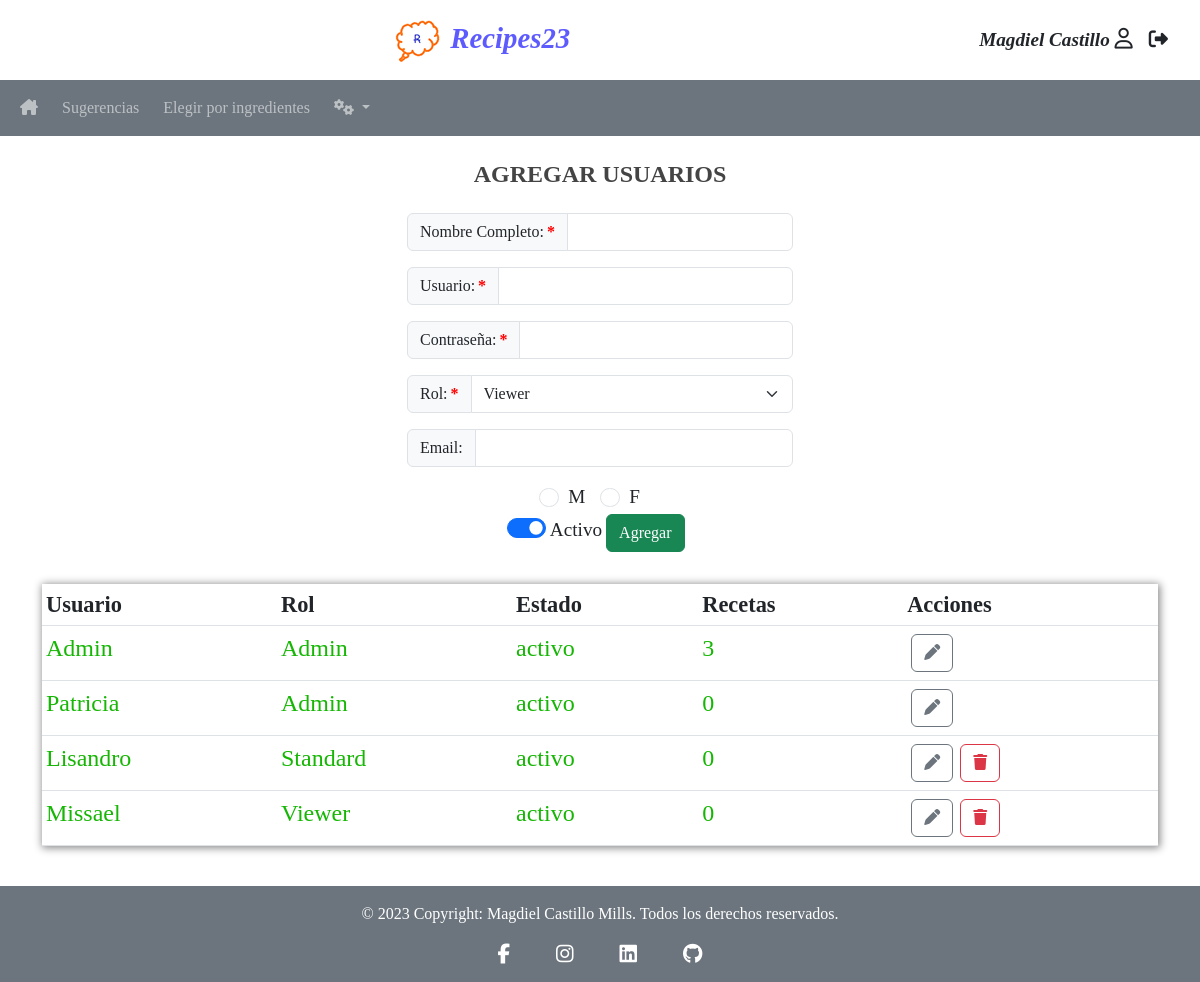
Screenshot of /views/add-users.php (signed in) with the database file from the repository.
### tables this page shows
CREATE TABLE `users` (
  `userid` int NOT NULL AUTO_INCREMENT,
  `username` varchar(30) NOT NULL UNIQUE,
  `fullname` varchar(50) NOT NULL,  
  `password` varchar(255) NOT NULL,
  `type` varchar(15) NOT NULL,
  `email`  varchar(70),
  `state` boolean not null,
  `reportsto` int,
  `sex` char(1) not null,
  `created_at` timestamp default current_timestamp,
  `updated_at` timestamp default current_timestamp,
  PRIMARY KEY (`userid`),
  CHECK (`sex` in ("M","F")),
  CONSTRAINT `fk_users_type`  FOREIGN KEY (`type`) references `type` (`type`) ON DELETE CASCADE ON UPDATE CASCADE,
  CONSTRAINT `fk_users_users`  FOREIGN KEY (`reportsto`) references `users` (`userid`) ON DELETE CASCADE ON UPDATE CASCADE  
);

### views/add-users.php (the view, shortened to what this page needs)
<?php
require_once ("../config/db_Connection.php");
require_once ("../modules/head.php");
require_once ("../modules/nav.php");
?>
<main class="container p-4">
    <div class="row text-center justify-content-center">
        <h3>AGREGAR USUARIOS</h3>
        <form class="m-3 col-auto" method="POST" action="../actions/create.php">
            <div class="input-group mb-3">
                <label class="input-group-text is-required" for="userfullname">Nombre Completo: </label>
                <input class="form-control" type="text" id="userfullname" name="userfullname"  pattern="[a-zA-Z áéíóúÁÉÍÓÚñÑ]+" minlength="7" maxlength="50">
            </div>
            <div class="input-group mb-3">
                <label class="input-group-text is-required" for="username">Usuario: </label>
                <input class="form-control" type="text" id="username" name="username"  pattern="[a-zA-Z áéíóúÁÉÍÓÚñÑ]+" minlength="2" maxlength="30">
            </div>
            <div class="input-group mb-3">
                <label class="input-group-text is-required" for="userpassword">Contraseña: </label>
                <input class="form-control" type="password" id="userpassword" name="userpassword" minlength="8" maxlength="50">
            </div>
            <div class="input-group mb-3">
                <label class="input-group-text is-required" for="userrol">Rol: </label>
                <select class="form-select" name="userrol" id="userrol">
                <?php
                    $sql = "SELECT type FROM type ORDER BY rand();";
                    $result = $conn -> query($sql);
                    while($row = $result -> fetch_assoc()){
                        echo "<option value='" . $row["type"] . "'>" . $row["type"] . "</option>";
                    }
                ?>
                </select>
            </div>
            <div class="input-group mb-3">
                <label class="input-group-text" for="useremail">Email: </label>
                <input class="form-control" type="email" id="useremail" name="useremail" minlength="15" maxlength="70">
            </div>
            <div class="form-check form-check-inline">
                <input class="form-check-input" type="radio" name="sex" id="M" value="M" required>
                <label class="form-check-label" for="M">M</label>
            </div>
            <div class="form-check form-check-inline">
                <input class="form-check-input" type="radio" name="sex" id="F" value="F">
                <label class="form-check-label" for="F">F</label>
            </div>
            <div class="form-switch">
                <input class="form-check-input" type="checkbox" id="activeuser" name="activeuser" value="yes" checked>
                <label class="form-check-label" for="activeuser">Activo</label>
                <input class="btn btn-success" name="usersubmit" type="submit" value="Agregar">
            </div>
        </form>
    </div>
    <div class="row mt-3">
        <table class="table table-sm col-auto">
            <thead>
                <tr class="bg-primary">
                    <th>Usuario</th>
                    <th>Rol</th>
                    <th>Estado</th>
                    <th>Recetas</th>
                    <th>Acciones</th>
                </tr>
            </thead>
            <tbody>
                <?php
                    $sql = "SELECT type, username, state, userid FROM users ORDER BY type;";
                    $result = $conn -> query($sql);
                    while($row = $result -> fetch_assoc()){
                        $type = $row['type'];
                        $username = $row['username'];
                        $state = $row['state'];
                        $userid = $row['userid'];
                        $sql = "SELECT count(recipeid) as `count` FROM recipe WHERE username = '$username';";
                        $row = $conn -> query($sql) -> fetch_assoc();
                        $recipeCount = $row ['count'];
                        if($state == 1) {
                            $state = "activo";
                            $color = "rgb(22, 182, 4)";
                        } else {
                            $state = "inactivo";
                            $color = "#aaa";
                        }
                        if($type == "Admin") {
                            $display = "style = 'display: none;'";
                        } else {
                            $display = "";
                        }
                        if($username == $_SESSION['username']) {
                            $recipeList = "";
                        } else {
                            $recipeList = "href='../views/recipes-list.php?username=" . $username . "'";
                        }
                        $html = "<tr>";
                        $html .= "<td>";
                        $html .="<a style='color:" . $color . ";' $recipeList>";
                        $html .= $username;
                        $html .="</a>";
                        $html .= "</td>";
                        $html .= "<td style='color:" . $color . ";'>" . $type . "</td>";
                        $html .= "<td style='color:" . $color . ";'>" . $state . "</td>";
                        $html .= "<td style='color:" . $color . ";'>" . $recipeCount . "</td>";
                        $html .= "<td>";
                        $html .= "<a href='../actions/edit.php?userid=" . $userid . "' " . "class='btn btn-outline-secondary m-1' title='Editar'><i class='fa-solid fa-pen'></i></a>";
                        $html .= "<a $display href='../actions/delete.php?userid=" . $userid . "' " . "class='btn btn-outline-danger' title='Eliminar'><i class='fa-solid fa-trash'></i></a>";
                        $html .= "</td>";
                        $html .= "</tr>";
                        echo $html;
                    }
                ?>
            </tbody>
        </table>
    </div>
</main>
<?php
require_once ("../modules/footer.php");
?>

### css/styles.css (style rules this page uses)
* { font-family:'Times New Roman', Times, serif; box-sizing: border-box; }
main { min-height: calc(100vh - 7.1rem); }
h3 { font-size: 1.5rem; color: #444; font-weight: bold; }
.btn-outline-danger { margin-left: 0.2rem; }
table { box-shadow: 1px 1px 8px 1px #888; }
thead { background-color:#444444; }
thead tr { font-weight: bold; font-size: 1.4rem; color:#ffffff; }
tbody { background-color:rgb(255, 246, 234); }
table td a { text-decoration:none; color: rgb(22, 182, 4); }
table td, p, ul li, ol li, li a { font-size: 1.5rem; color: rgb(22, 182, 4); text-decoration: none; }
option { color: rgb(240, 144, 41); }
label, select, input, option { font-size: 1.2rem; }
.is-required:after { content: '*'; margin-left: 3px; color: red; font-weight: bold; }

### rows the page displays
users: username "Admin", type "Admin", state "activo", recipeCount "3"
users: username "Patricia", type "Admin", state "activo", recipeCount "0"
users: username "Lisandro", type "Standard", state "activo", recipeCount "0"
users: username "Missael", type "Viewer", state "activo", recipeCount "0"

### other values shown
$_SESSION['fullname'] "Magdiel Castillo"
form field userrol "Viewer"
